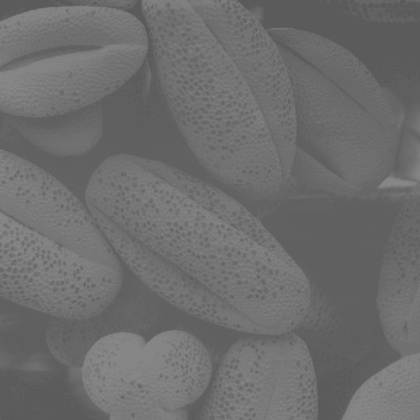
%> input picture exercise 1/lowContrastPollen.jpg, 420 x 420 px, shrunk from 500 x 500 before the run
$ octave tamrin5.m   (GNU Octave 9; MATLAB toolbox functions it lacks are replaced by stand-ins)
%> lines starting %> are read from the running program, lines starting %| are printed output that depends on the picture; in (x1, y1, x2, y2) boxes, pixels count from 0 and x2, y2 are one past the last pixel; in counts of white or black regions, pixels touching at a corner belong together; the program's own positions count from 1
close all;
clear all;
clc;
I=imread('lowContrastPollen.jpg');
%> I is the input picture: size 420x420 uint8; min 87, max 138, mean 109.1
I=double(I);
%> I: size 420x420 double
%% SLIDE 16, Piecewise-Linear Transformation functions
L=256;
p1=round(0.35*L);
p2=round(0.7*L);
s1=round(0.1*p1);
s2=round(2*p2);

ALFA=s1/p1;% Tr1=ALFA*(r-p1)+s1
BETA=((s2-s1)/(p2-p1));%Tr2=(BETA*(r-p2))+s2
GAMMA=(((L-1)-s2)/((L-1)-p2));% Tr3=(GAMMA*(r-(L-1)))+(L-1)

[m,n]=size(I);
%> m = 420; n = 420
Tr=zeros(m,n);
for i=1:m;
    for j=1:n;
        r=I(i,j);
        if r<p1
            Tr(i,j)=round(ALFA*r);
        elseif r==p1
            Tr(i,j)=s1;
        elseif (r>p1 && r<p2)
            Tr(i,j)=round((BETA*(r-p1))+s1);
        elseif r==p2
            Tr(i,j)=s2;
        else
            Tr(i,j)=round((GAMMA*(r-p2))+s2);
        end
    end
end
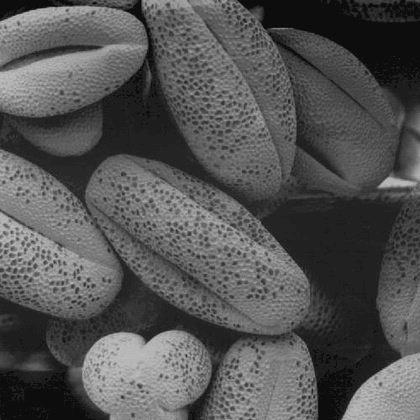
%> Tr: size 420x420 double; min 9, max 197, mean 83.8

Tr=uint8(Tr);
%> Tr: size 420x420 uint8
figure;
subplot(1,2,1), imshow(uint8(I)), title('Orginal image');
subplot(1,2,2), imshow(Tr), title('slide 16, Piecewise-Linear Transformation');

%% SLIDE 17, Change Histogram
I=imread('flwr.jpg');
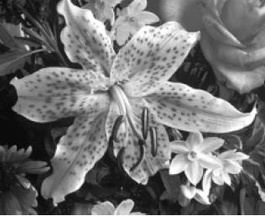
%> input picture exercise 1/flwr.jpg, 265 x 216 px, shrunk from 316 x 257 before the run
%> I is the input picture: size 216x265x3 uint8; min 2, max 255, mean 112.9
I=rgb2gray(I);
%> I: size 216x265 uint8
I=double(I);
%> I: size 216x265 double
[m,n]=size(I);
%> m = 216; n = 265

Tr=zeros(m,n);
for i=1:m;
    for j=1:n;
        r=I(i,j);
        if r<50
            Tr(i,j)=0;
        elseif (r>=50 && r<100)
            Tr(i,j)=50;
        elseif (r>=100 && r<150)
            Tr(i,j)=100;
        elseif (r>=150 && r<200)
            Tr(i,j)=150;
        else
            Tr(i,j)=200;
        end
    end
end
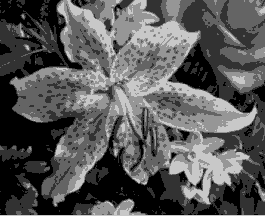
%> Tr: size 216x265 double; min 0, max 200, mean 87.6
Tr=uint8(Tr);
%> Tr: size 216x265 uint8
figure;
subplot(1,2,1), imshow(uint8(I)), title('Orginal image');
subplot(1,2,2), imshow(Tr), title('SLIDE 17, Change Histogram');

%% SLIDE 18, Grey level Slicing Transformation 1
I=imread('blood.gif');
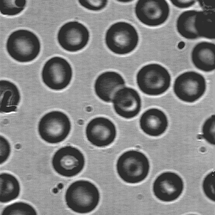
%> input picture exercise 1/blood.gif, 215 x 215 px, shrunk from 256 x 256 before the run
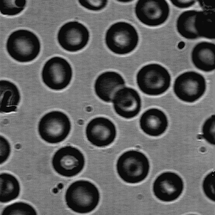
%> I: size 215x215 uint8; min 0, max 218, mean 95
I=double(I);
%> I: size 215x215 double
[m,n]=size(I);
%> m = 215; n = 215

s1=0;
r1=0;
s2=round(.6*L);
r2=round(.9*L);
BETA=(s2-s1)/(r2-r1); % Tr=(BETA*(r-r1))+s1

Tr=zeros(m,n);
for i=1:m;
    for j=1:n;
        r=I(i,j);
        if (r>50 && r<130)
            Tr(i,j)=s2;
        else
            Tr(i,j)=round((BETA*(r-r1))+s1);
        end
    end
end
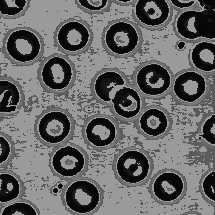
%> Tr: size 215x215 double; min 0, max 154, mean 102.1
Tr=uint8(Tr);
%> Tr: size 215x215 uint8
figure;
subplot(1,2,1), imshow(uint8(I)), title('Orginal image');
subplot(1,2,2), imshow(Tr), title('SLIDE 18, Grey level Slicing Transformation 1');

%% SLIDE 19, Grey level Slicing Transformation 2
I=imread('blood.gif');
I=double(I);
[m,n]=size(I);

s1= round(.035*L);
s2= round(.4*L);
r1=round(.2*L);
r2=round(.5*L);
r3=round(.9*L);
Tr=zeros(m,n);
for i=1:m;
    for j=1:n;
        r=I(i,j);
        if (r<r1 || (r>r2 && r<r3))
            Tr(i,j)=round(s1);
        elseif r>r3
            Tr(i,j)=0;
        else
            Tr(i,j)=s2;
        end
    end
end
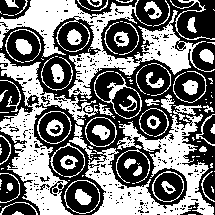
%> Tr: size 215x215 double; values 9 (black) and 102 (white), 46.6% white; 130 white regions (70 under 20 px), largest, box (x1, y1, x2, y2) and area: (0, 0, 215, 99) 5684, (85, 114, 214, 215) 5072, (0, 53, 98, 215) 4552
Tr=uint8(Tr);
figure;
subplot(1,2,1), imshow(uint8(I)), title('Orginal image');
subplot(1,2,2), imshow(Tr), title('SLIDE 19, Grey level Slicing Transformation 2');
